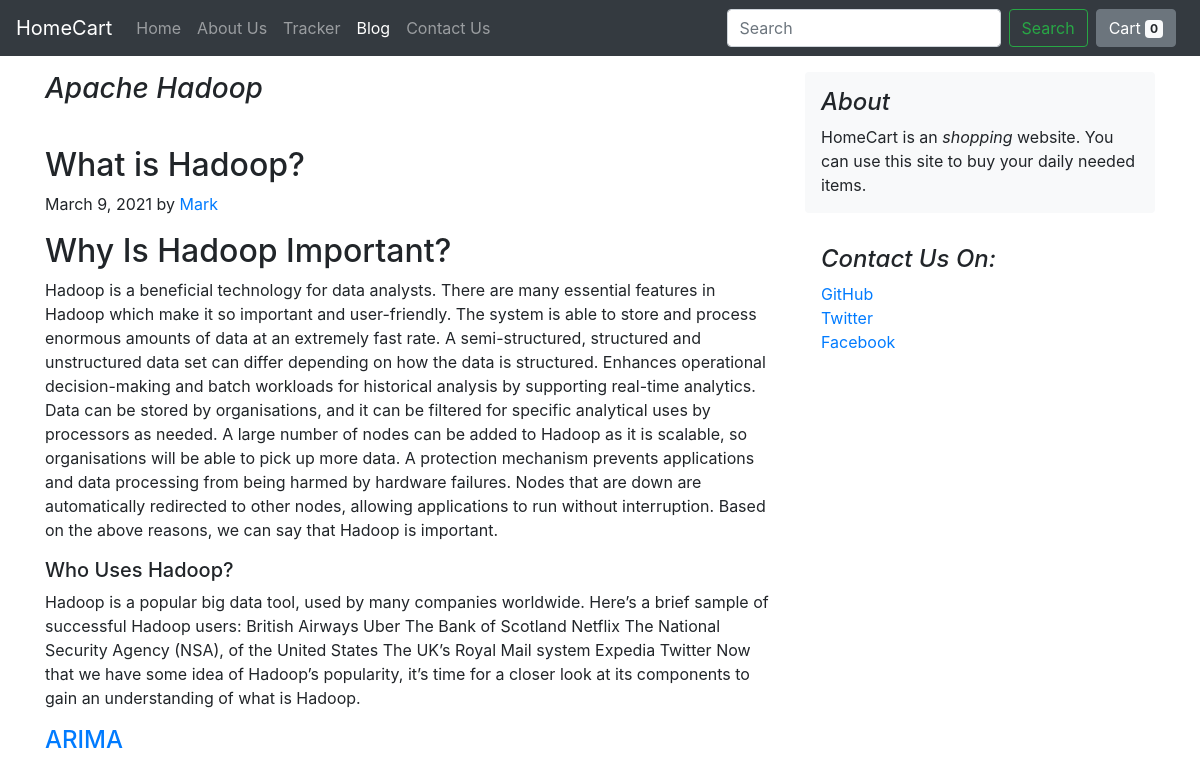
The app's page /blog/blogpost/3 with its own data.
### blog/models.py (models this page shows, shortened)
class BlogPost(models.Model):
    post_id=models.AutoField(primary_key=True)
    title=models.CharField(max_length=500)
    head0=models.CharField(max_length=500,default="")
    chead0=models.CharField(max_length=5000,default="")
    head1=models.CharField(max_length=500,default="")
    chead1=models.CharField(max_length=5000,default="")
    head2=models.CharField(max_length=500,default="")
    chead2=models.CharField(max_length=5000,default="")
    pub_date=models.DateField()
    thumbnail=models.ImageField(upload_to="shop/images",default="")

### blog/views.py (the view)
# urls.py: path('blogpost/<int:id>',views.blogpost,name='BlogPost'),
def blogpost(request,id):
    allblog=BlogPost.objects.all()
    post=[]
    prev=''
    next=''
    if(id>1):
        prev=BlogPost.objects.filter(post_id=id-1)[0]
    curr=BlogPost.objects.filter(post_id=id)[0]
    if id<len(allblog):
        next=BlogPost.objects.filter(post_id=id+1)[0]
    post.append([prev,curr,next])
    print("The value of post",prev.title)
    return render(request,'blog/blogPost.html',{'post':post})

### blog/templates/blog/blogPost.html (shortened to what this page needs)
{% extends 'blog/basic.html' %}
{% block blogActive %}active{% endblock blogActive %}
{% block body %}
<div class="container">
    {% for prev,curr,next in post %}
    <div class="row mt-3">
        <div class="col-md-8 blog-main">
            <h3 class="pb-3 mb-4 font-italic">
                {{curr.title}}
            </h3>
            <div class="blog-post">
                <h2 class="blog-post-title">{{curr.head0}}</h2>
                <p class="blog-post-meta">{{curr.pub_date}} by <a href="#">Mark</a></p>
                <h2>{{curr.head1}}</h2>
                <p>{{curr.chead1}}</p>
                <h5>{{curr.head2}}</h5>
                <p>{{curr.chead2 }}</p>
            </div>
            <div class="blogpost">
                <div class="row">
                    <div class="col-md-3">
                        <h4 class="blog-post-title"><a href="/blog/blogpost/{{prev.post_id}}">{{prev.title}}</a></h4>
                    </div>
                    <div class="col-md-3">
                    </div>
                </div>
            </div>
        </div>
        <aside class="col-md-4 blog-sidebar">
            <div class="p-3 mb-3 bg-light rounded">
                <h4 class="font-italic">About</h4>
                <p class="mb-0">HomeCart is an <em>shopping </em> website. You can use this site to buy your daily
                    needed items.</p>
            </div>
            <div class="p-3">
                <h4 class="font-italic">Contact Us On: </h4>
                <ol class="list-unstyled">
                    <li><a href="#">GitHub</a></li>
                    <li><a href="#">Twitter</a></li>
                    <li><a href="#">Facebook</a></li>
                </ol>
            </div>
        </aside>
    </div>
    {% endfor %}
</div>
{% endblock %}

### records on screen
BlogPost: title "Apache Hadoop", head0 "What is Hadoop?", pub_date "March 9, 2021", head1 "Why Is Hadoop Important?", chead1 "Hadoop is a beneficial technology for data analysts. There are many essential features in Hadoop which make it so important and user-friendly. The system is able to store and process enormous amounts of data at an extremely fast rate. A semi-structured, structured and unstructured data set can differ depending on how the data is structured. Enhances operational decision-making and batch workloads for historical analysis by supporting real-time analytics. Data can be stored by organisations, and it can be filtered for specific analytical uses by processors as needed. A large number of nodes can be added to Hadoop as it is scalable, so organisations will be able to pick up more data. A…", head2 "Who Uses Hadoop?", chead2 "Hadoop is a popular big data tool, used by many companies worldwide. Here’s a brief sample of successful Hadoop users: British Airways Uber The Bank of Scotland Netflix The National Security Agency (NSA), of the United States The UK’s Royal Mail system Expedia Twitter Now that we have some idea of Hadoop’s popularity, it’s time for a closer look at its components to gain an understanding of what is Hadoop.", title "ARIMA"
